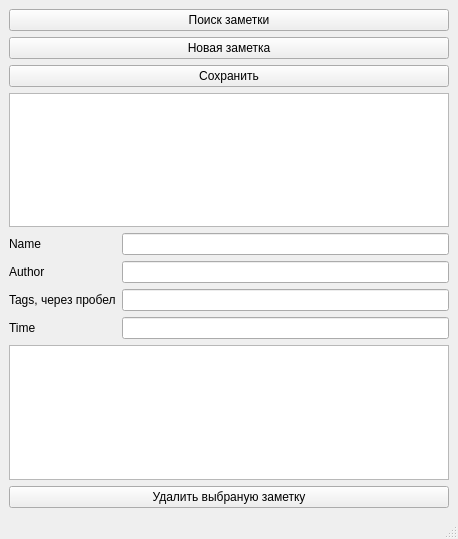
<?xml version="1.0" encoding="UTF-8"?>
<ui version="4.0">
 <class>MainWindow</class>
 <widget class="QMainWindow" name="MainWindow">
  <property name="geometry">
   <rect>
    <x>0</x>
    <y>0</y>
    <width>458</width>
    <height>539</height>
   </rect>
  </property>
  <property name="windowTitle">
   <string>MainWindow</string>
  </property>
  <widget class="QWidget" name="centralwidget">
   <layout class="QHBoxLayout" name="horizontalLayout">
    <item>
     <layout class="QVBoxLayout" name="verticalLayout_4">
      <item>
       <layout class="QVBoxLayout" name="verticalLayout_2">
        <item>
         <widget class="QPushButton" name="pushButton">
          <property name="text">
           <string>Поиск заметки</string>
          </property>
         </widget>
        </item>
        <item>
         <widget class="QPushButton" name="pushButton_4">
          <property name="text">
           <string>Новая заметка</string>
          </property>
         </widget>
        </item>
        <item>
         <widget class="QPushButton" name="pushButton_3">
          <property name="text">
           <string>Сохранить</string>
          </property>
         </widget>
        </item>
       </layout>
      </item>
      <item>
       <widget class="QTextEdit" name="textEdit"/>
      </item>
      <item>
       <layout class="QFormLayout" name="formLayout">
        <item row="0" column="0">
         <layout class="QVBoxLayout" name="verticalLayout">
          <item>
           <widget class="QLabel" name="label_3">
            <property name="text">
             <string>Name</string>
            </property>
           </widget>
          </item>
          <item>
           <widget class="QLabel" name="label">
            <property name="text">
             <string>Author</string>
            </property>
           </widget>
          </item>
          <item>
           <widget class="QLabel" name="label_2">
            <property name="text">
             <string>Tags, через пробел</string>
            </property>
           </widget>
          </item>
          <item>
           <widget class="QLabel" name="label_4">
            <property name="text">
             <string>Time</string>
            </property>
           </widget>
          </item>
         </layout>
        </item>
        <item row="0" column="1">
         <layout class="QVBoxLayout" name="verticalLayout_3">
          <item>
           <widget class="QLineEdit" name="lineEdit_3"/>
          </item>
          <item>
           <widget class="QLineEdit" name="lineEdit_2"/>
          </item>
          <item>
           <widget class="QLineEdit" name="lineEdit"/>
          </item>
          <item>
           <widget class="QLineEdit" name="lineEdit_4"/>
          </item>
         </layout>
        </item>
       </layout>
      </item>
      <item>
       <widget class="QListWidget" name="listWidget"/>
      </item>
      <item>
       <widget class="QPushButton" name="pushButton_2">
        <property name="text">
         <string>Удалить выбраную заметку</string>
        </property>
       </widget>
      </item>
     </layout>
    </item>
   </layout>
  </widget>
  <widget class="QStatusBar" name="statusbar"/>
 </widget>
 <resources/>
 <connections/>
</ui>
